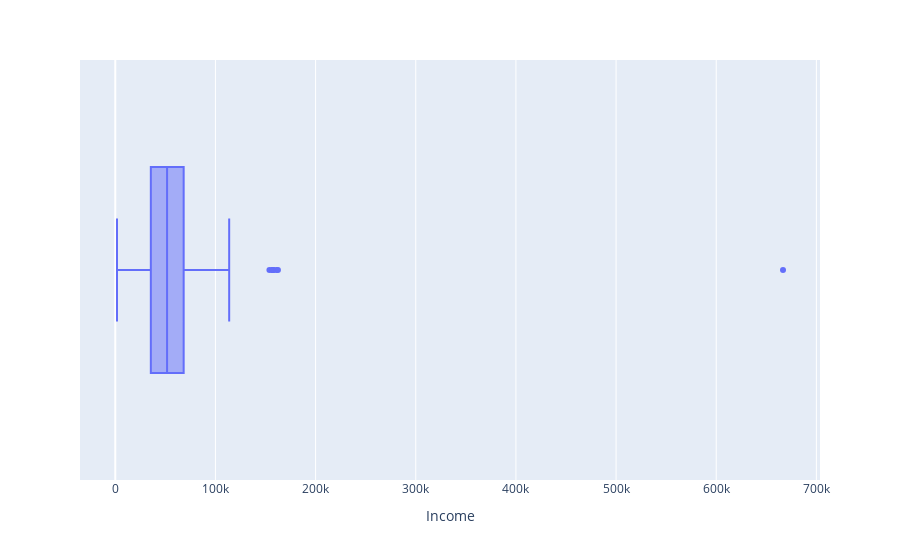

This figure's notebook cell:
### Markdown cell above
### 1. Income

### Code cell
px.box(data_frame = data, x = 'Income')

### Figure 1 — Plotly figure (JSON) as saved in the notebook; plotly's stock layout.template omitted (floating-point values rounded to 4 significant figures; data arrays with more than 128 entries replaced by an {"elided": "..."} marker saying what was removed)
{"data": [{"alignmentgroup": "True", "hovertemplate": "Income=%{x}<extra></extra>", "legendgroup": "", "marker": {"color": "#636efa"}, "name": "", "notched": false, "offsetgroup": "", "orientation": "h", "showlegend": false, "type": "box", "x": {"elided": "2237 float values"}, "x0": " ", "xaxis": "x", "y0": " ", "yaxis": "y"}], "layout": {"autosize": true, "boxmode": "group", "legend": {"tracegroupgap": 0}, "margin": {"t": 60}, "xaxis": {"anchor": "y", "autorange": true, "domain": [0, 1], "range": [-35210.0, 703600.0], "title": {"text": "Income"}, "type": "linear"}, "yaxis": {"anchor": "x", "autorange": true, "domain": [0, 1], "range": [-0.5, 0.5], "type": "category"}}}
